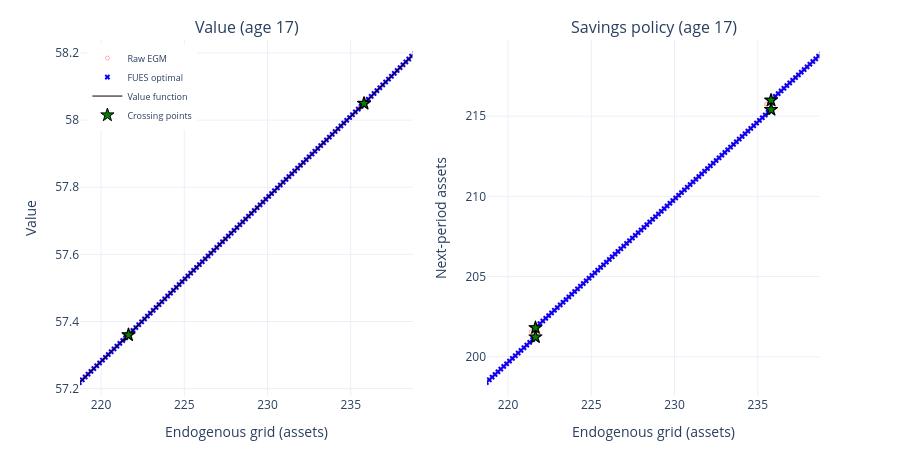

The code cell stored with this chart in its notebook:
### Code cell
# ── Interactive EGM grid plot (auto-centered on crossings, auto y-range) ──
from examples.retirement.outputs import nb_plot_egm_interactive

fig = nb_plot_egm_interactive(nest, model, age=plot_age, pad=10)
fig.show()

### Figure 1 — Plotly figure (JSON) as saved in the notebook; plotly's stock layout.template omitted (floating-point values rounded to 4 significant figures; data arrays with more than 128 entries replaced by an {"elided": "..."} marker saying what was removed)
{"data": [{"marker": {"color": "red", "opacity": 0.3, "size": 4, "symbol": "circle-open"}, "mode": "markers", "name": "Raw EGM", "type": "scattergl", "x": {"elided": "3000 float values"}, "xaxis": "x", "y": {"elided": "3000 float values"}, "yaxis": "y"}, {"marker": {"color": "blue", "size": 5, "symbol": "x"}, "mode": "markers", "name": "FUES optimal", "type": "scattergl", "x": {"elided": "2889 float values"}, "xaxis": "x", "y": {"elided": "2889 float values"}, "yaxis": "y"}, {"line": {"color": "black", "width": 1}, "mode": "lines", "name": "Value function", "type": "scattergl", "x": {"elided": "2889 float values"}, "xaxis": "x", "y": {"elided": "2889 float values"}, "yaxis": "y"}, {"marker": {"color": "green", "line": {"color": "black", "width": 1}, "size": 10, "symbol": "star"}, "mode": "markers", "name": "Crossing points", "type": "scattergl", "x": [39.31, 39.31, 49.81, 49.81, 60.48, 60.48, 71.47, 71.47, 82.64, 82.64, 94.14, 94.14, 105.6, 105.6, 117.6, 117.6, 129.6, 129.6, 142.0, 142.0, 154.6, 154.6, 167.5, 167.5, 180.6, 180.6, 194.0, 194.0, 207.6, 207.6, 221.7, 221.7, 235.8, 235.8, 250.3, 250.3, 265.2, 265.2, 280.3, 280.3, 295.7, 295.7, 311.5, 311.5, 327.5, 327.5, 343.8, 343.8, 360.5, 360.5, 377.6, 377.6, 395.0, 395.0, 412.7, 412.7, 430.9, 430.9, 449.3, 449.3, 468.1, 468.1, 487.4, 487.4], "xaxis": "x", "y": [48.51, 48.51, 49.02, 49.02, 49.54, 49.54, 50.07, 50.07, 50.61, 50.61, 51.17, 51.17, 51.72, 51.72, 52.31, 52.31, 52.89, 52.89, 53.49, 53.49, 54.1, 54.1, 54.73, 54.73, 55.36, 55.36, 56.01, 56.01, 56.68, 56.68, 57.36, 57.36, 58.05, 58.05, 58.76, 58.76, 59.48, 59.48, 60.22, 60.22, 60.97, 60.97, 61.74, 61.74, 62.52, 62.52, 63.31, 63.31, 64.13, 64.13, 64.96, 64.96, 65.81, 65.81, 66.68, 66.68, 67.57, 67.57, 68.47, 68.47, 69.39, 69.39, 70.33, 70.33], "yaxis": "y"}, {"marker": {"color": "red", "opacity": 0.3, "size": 4, "symbol": "circle-open"}, "mode": "markers", "showlegend": false, "type": "scattergl", "x": {"elided": "3000 float values"}, "xaxis": "x2", "y": {"elided": "3000 float values"}, "yaxis": "y2"}, {"marker": {"color": "blue", "size": 5, "symbol": "x"}, "mode": "markers", "showlegend": false, "type": "scattergl", "x": {"elided": "2889 float values"}, "xaxis": "x2", "y": {"elided": "2889 float values"}, "yaxis": "y2"}, {"marker": {"color": "green", "line": {"color": "black", "width": 1}, "size": 10, "symbol": "star"}, "mode": "markers", "showlegend": false, "type": "scattergl", "x": [39.31, 39.31, 49.81, 49.81, 60.48, 60.48, 71.47, 71.47, 82.64, 82.64, 94.14, 94.14, 105.6, 105.6, 117.6, 117.6, 129.6, 129.6, 142.0, 142.0, 154.6, 154.6, 167.5, 167.5, 180.6, 180.6, 194.0, 194.0, 207.6, 207.6, 221.7, 221.7, 235.8, 235.8, 250.3, 250.3, 265.2, 265.2, 280.3, 280.3, 295.7, 295.7, 311.5, 311.5, 327.5, 327.5, 343.8, 343.8, 360.5, 360.5, 377.6, 377.6, 395.0, 395.0, 412.7, 412.7, 430.9, 430.9, 449.3, 449.3, 468.1, 468.1, 487.4, 487.4], "xaxis": "x2", "y": [18.84, 19.27, 29.34, 29.78, 40.03, 40.47, 51.02, 51.47, 62.19, 62.65, 73.69, 74.16, 85.2, 85.68, 97.2, 97.69, 109.2, 109.7, 121.5, 122.1, 134.2, 134.7, 147.0, 147.6, 160.2, 160.7, 173.6, 174.1, 187.2, 187.8, 201.2, 201.8, 215.4, 216.0, 229.9, 230.5, 244.7, 245.4, 259.9, 260.5, 275.3, 275.9, 291.1, 291.7, 307.1, 307.8, 323.4, 324.1, 340.1, 340.8, 357.2, 357.9, 374.6, 375.3, 392.3, 393.0, 410.5, 411.2, 428.9, 429.6, 447.7, 448.5, 467.0, 467.8], "yaxis": "y2"}], "layout": {"annotations": [{"font": {"size": 16}, "showarrow": false, "text": "Value (age 17)", "x": 0.225, "xanchor": "center", "xref": "paper", "y": 1, "yanchor": "bottom", "yref": "paper"}, {"font": {"size": 16}, "showarrow": false, "text": "Savings policy (age 17)", "x": 0.775, "xanchor": "center", "xref": "paper", "y": 1, "yanchor": "bottom", "yref": "paper"}], "dragmode": "zoom", "height": 450, "legend": {"font": {"size": 9}, "x": 0.01, "y": 0.99}, "margin": {"b": 40, "t": 40}, "xaxis": {"anchor": "y", "domain": [0, 0.45], "range": [218.7, 238.7], "title": {"text": "Endogenous grid (assets)"}}, "xaxis2": {"anchor": "y2", "domain": [0.55, 1], "range": [218.7, 238.7], "title": {"text": "Endogenous grid (assets)"}}, "yaxis": {"anchor": "x", "domain": [0, 1], "range": [57.18, 58.24], "title": {"text": "Value"}}, "yaxis2": {"anchor": "x2", "domain": [0, 1], "range": [197.6, 219.7], "title": {"text": "Next-period assets"}}}}
